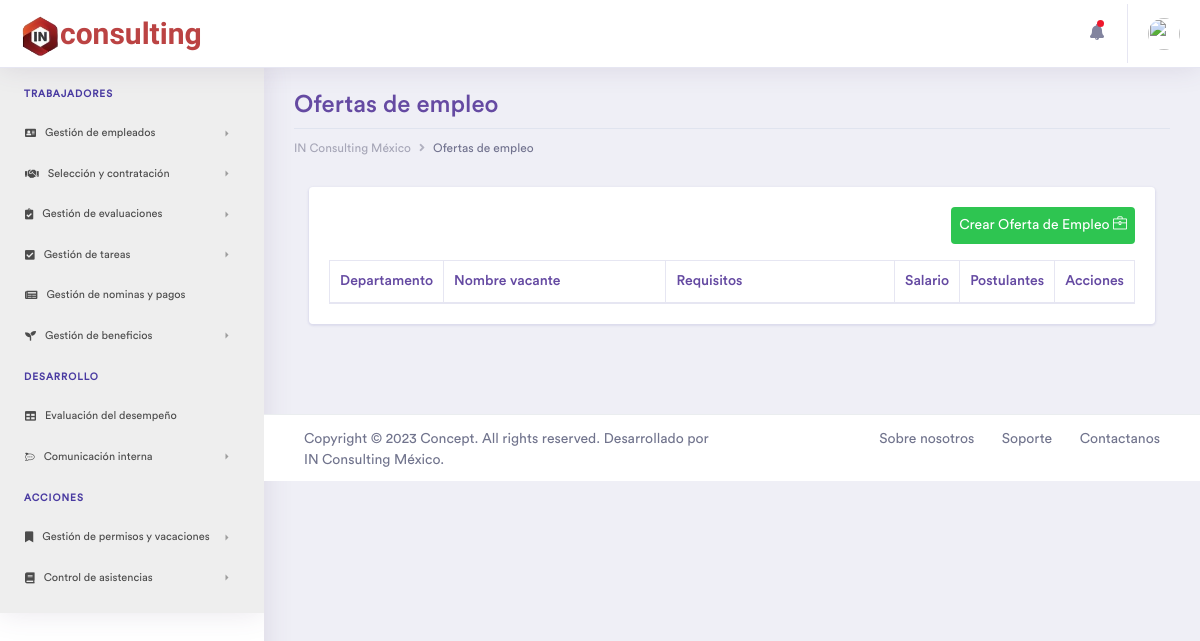
Before: /Vacantes with the older database file.
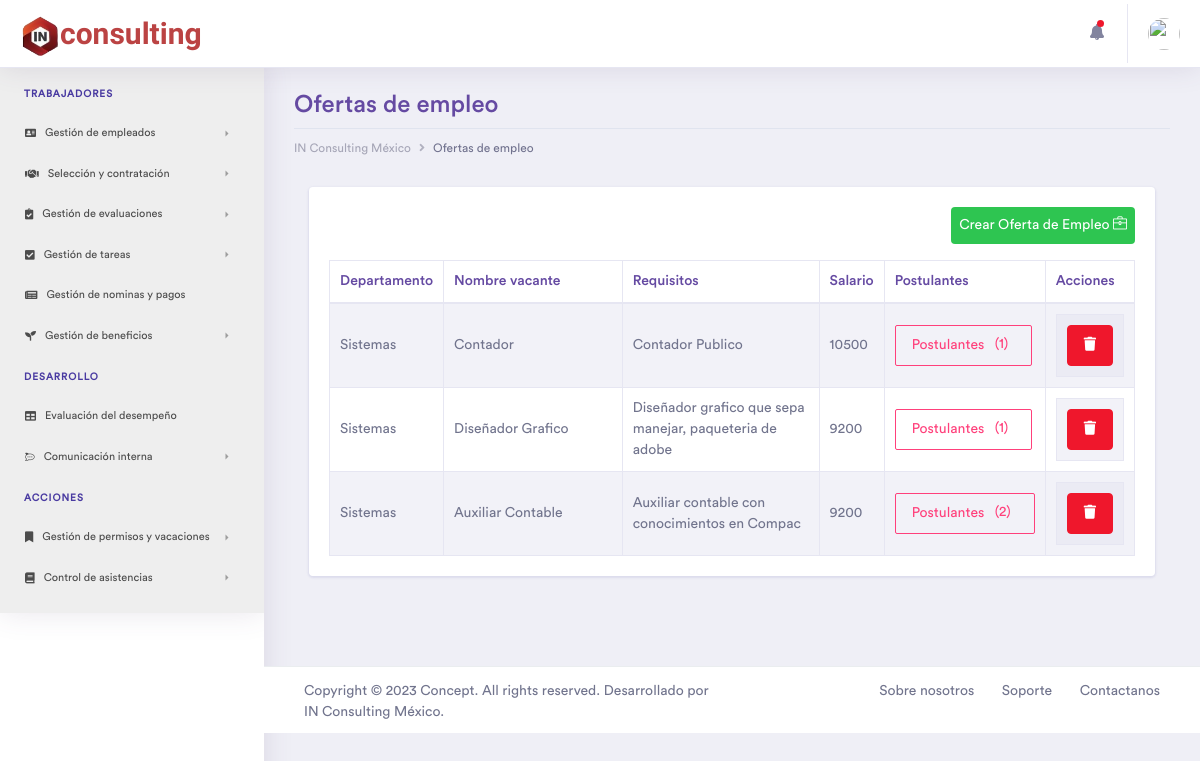
After: the same page with the newer database file.
### tables this page shows
CREATE TABLE `vacantes` (
  `idVacantes` int(11) NOT NULL,
  `nameVacante` varchar(45) NOT NULL,
  `salarioVacante` float NOT NULL,
  `requisitos` varchar(255) NOT NULL,
  `Empleados_idEmpleados` int(11) DEFAULT NULL,
  `Departamentos_idDepartamentos` int(11) NOT NULL,
  `status` int(11) NOT NULL DEFAULT 1
);

CREATE TABLE `departamentos` (
  `idDepartamentos` int(11) NOT NULL,
  `nameDepto` varchar(45) NOT NULL,
  `Empleados_idEmpleados` int(11) DEFAULT NULL,
  `status` int(11) NOT NULL DEFAULT 1
);

### controller/plantilla.controlador.php (called while the page is built)
<?php
Class ControladorPlantilla{
	public function ctrTraerPlantilla(){
		include "view/plantilla.php";
	}
}

### index.php (called while the page is built)
<?php
require_once "controller/plantilla.controlador.php";
require_once "controller/formularios.controlador.php";
require_once "model/formularios.modelo.php";
$plantilla = new ControladorPlantilla();
$plantilla -> ctrTraerPlantilla();

### controller/formularios.controlador.php (called while the page is built, shortened)
<?php
class ControladorFormularios{
	static public function ctrVerVacantes($item, $valor){
		$tabla = "vacantes";
		$respuesta = ModeloFormularios::mdlVerTabla($tabla, $item, $valor);
		return $respuesta;
	}
	static public function ctrSumaPostulantes($item, $valor){
		$tabla = "suma";
		$respuesta = ModeloFormularios::mdlVerPostulantes($tabla, $item, $valor);
		return $respuesta;
	}
}

### model/conexion.php (called while the page is built)
<?php
class Conexion{
  static public function conectar(){
    $link = new PDO("mysql:host=localhost;dbname=inrh",
                  "root",
                  "");
    $link->exec("set names utf8");
    return $link;
  }
}

### model/formularios.modelo.php (called while the page is built, shortened)
<?php
require_once "conexion.php";
class ModeloFormularios{
	static public function mdlVerTabla($tabla, $item, $valor){
		if ($item == null && $valor == null) {
			if ($tabla == "puesto") {
				$sql = "SELECT * FROM $tabla
				JOIN empleados ON empleados.idEmpleados = $tabla.Empleados_idEmpleados
				JOIN departamentos ON $tabla.Departamentos_idDepartamentos = departamentos.idDepartamentos
				WHERE $tabla.status = 1;";
			}elseif ($tabla == "vacantes") {
				$sql = "SELECT * FROM $tabla
				JOIN departamentos ON $tabla.Departamentos_idDepartamentos = departamentos.idDepartamentos
				WHERE $tabla.status = 1;";
			}
			$stmt = Conexion::conectar()->prepare($sql);
			$stmt->execute();
			return $stmt -> fetchAll();
		}else{
			$sql = "SELECT * FROM $tabla WHERE $item = :$item";
			$stmt = Conexion::conectar()->prepare($sql);
			$stmt->bindParam(":".$item, $valor, PDO::PARAM_STR);
			$stmt->execute();
			return $stmt -> fetch();
		}
	}
	static public function mdlVerPostulantes($tabla, $item, $valor){
		if ($item == null && $valor == null) {
			$sql = "SELECT * FROM $tabla
			JOIN Vacantes ON $tabla.Vacantes_idVacantes = Vacantes.idVacantes
			WHERE $tabla.status = 1;";
			$stmt = Conexion::conectar()->prepare($sql);
			$stmt->execute();
			return $stmt -> fetchAll();
		}elseif ($tabla == "suma") {
			$sql = "SELECT SUM(1) FROM postulantes WHERE statusPostulante = 1 AND $item = :$item;";
			$stmt = Conexion::conectar()->prepare($sql);
			$stmt->bindParam(":".$item, $valor, PDO::PARAM_STR);
			$stmt->execute();
			return $stmt -> fetch();
		}elseif ($item == "Vacantes_idVacantes") {
			$sql = "SELECT * FROM $tabla WHERE statusPostulante = 1 AND $item = :$item;";
			$stmt = Conexion::conectar()->prepare($sql);
			$stmt->bindParam(":".$item, $valor, PDO::PARAM_STR);
			$stmt->execute();
			return $stmt -> fetchAll();
		}else{
			$sql = "SELECT * FROM $tabla WHERE $item = :$item";
			$stmt = Conexion::conectar()->prepare($sql);
			$stmt->bindParam(":".$item, $valor, PDO::PARAM_STR);
			$stmt->execute();
			return $stmt -> fetch();
		}
	}
}

### view/pages/Vacantes.php (the view, shortened to what this page needs)
<?php $vacantes = ControladorFormularios::ctrVerVacantes(null, null);
?>
<div class="container-fluid dashboard-content ">
	<div class="row">
		<div class="col-xl-12 col-lg-12 col-md-12 col-sm-12 col-12">
			<div class="page-header">
				<h2 class="pageheader-title">Ofertas de empleo</h2>
				<div class="page-breadcrumb">
					<nav aria-label="breadcrumb">
						<ol class="breadcrumb">
							<li class="breadcrumb-item"><a href="Inicio" class="breadcrumb-link">IN Consulting México</a></li>
							<li class="breadcrumb-item active" aria-current="page">Ofertas de empleo</li>
						</ol>
					</nav>
				</div>
			</div>
		</div>
	</div>
	<div class="ecommerce-widget">
		<div class="col-xl-12 col-lg-12 col-md-12 col-sm-12 col-12">
			<div class="card">
				<div class="card-body">
					<a href="Vacantes-CrearVacante" class="btb btn-success p-2 rounded mb-3 float-right animacion">
						Crear Oferta de Empleo <i class="icon-briefcase"></i>
					</a>
					<div class="table-responsive">
						<table id="Oferta-trabajo" class="table table-striped table-bordered first" style="width:100%">
							<thead>
								<tr>
									<th>Departamento</th>
									<th width="43%">Nombre vacante</th>
									<th width="43%">Requisitos</th>
									<th>Salario</th>
									<th>Postulantes</th>
									<th>Acciones</th>
								</tr>
							</thead>
							<tbody>
								<?php foreach ($vacantes as $key => $vacante): ?>
								<?php $suma = ControladorFormularios::ctrSumaPostulantes('Vacantes_idVacantes', $vacante['idVacantes']); ?>
									<tr>
										<td><?php echo $vacante['nameDepto'] ?></td>
										<td><?php echo $vacante['nameVacante'] ?></td>
										<td><?php echo $vacante['requisitos'] ?></td>
										<td><?php echo $vacante['salarioVacante'] ?></td>
										<td>
											<form action="Vacantes-Postulantes" method="POST">
												<button class="btn btn-outline-secondary" href="Vacantes-Postulantes">
													Postulantes <span class="badge">(<?php echo $suma[0] ?>)</span>
												</button>
											</form>
										</td>
										<td>
											<table>
												<tr>
													<td>
														<form method="POST" action="Vacantes-EliminarVacante">
															<button type="submit" class="btn btn-danger rounded btn-block"><i class="fas fa-trash"></i></button>
														</form>
													</td>
												</tr>
											</table>
										</td>
									</tr>
								<?php endforeach ?>
							</tbody>
						</table>
					</div>
				</div>
			</div>
		</div>
	</div>
</div>

### view/plantilla.php (shortened to what this page needs)
<!doctype html>
<html lang="es">
<head>
	<link rel="stylesheet" href="assets/vendor/bootstrap/css/bootstrap.min.css">
	<link href="assets/vendor/fonts/circular-std/style.css" rel="stylesheet">
	<link rel="stylesheet" href="assets/libs/css/style.css">
	<link rel="stylesheet" href="assets/vendor/fonts/fontawesome/css/fontawesome-all.css">
	<link rel="stylesheet" href="assets/vendor/charts/chartist-bundle/chartist.css">
	<link rel="stylesheet" href="assets/vendor/charts/morris-bundle/morris.css">
	<link rel="stylesheet" href="assets/vendor/fonts/material-design-iconic-font/css/materialdesignicons.min.css">
	<link rel="stylesheet" href="assets/vendor/charts/c3charts/c3.css">
	<link rel="stylesheet" href="assets/vendor/fonts/flag-icon-css/flag-icon.min.css">
	<link rel="stylesheet" type="text/css" href="assets/vendor/datatables/css/dataTables.bootstrap4.css">
	<link rel="stylesheet" type="text/css" href="assets/vendor/datatables/css/buttons.bootstrap4.css">
	<link rel="stylesheet" type="text/css" href="assets/vendor/datatables/css/select.bootstrap4.css">
	<link rel="stylesheet" type="text/css" href="assets/vendor/datatables/css/fixedHeader.bootstrap4.css">
    <link rel="stylesheet" href="assets/vendor/fonts/simple-line-icons/css/simple-line-icons.css">
    <link rel="stylesheet" href="assets/vendor/fonts/material-design-iconic-font/css/materialdesignicons.min.css">
    <link rel="stylesheet" href="assets/vendor/fonts/themify-icons/themify-icons.css">
</head>
<body>
	<?php
	if(isset($_GET["pagina"])){
		if($_GET["pagina"] == "Empleados" ||
			$_GET["pagina"] == "Inicio" ||
			$_GET["pagina"] == "RegistroEmpleados" ||
			$_GET["pagina"] == "InformacionLaboral" ||
			$_GET["pagina"] == "Formacion" ||
			$_GET["pagina"] == "HistorialLaboral" ||
			$_GET["pagina"] == "Departamento" ||
			$_GET["pagina"] == "CrearDepartamentos" ||
			$_GET["pagina"] == "Colaborador" ||
			$_GET["pagina"] == "Foto" ||
			$_GET["pagina"] == "Documento" ||
			$_GET["pagina"] == "EditarDepto" ||
			$_GET["pagina"] == "EliminarDepto" ||
			$_GET["pagina"] == "Puestos" ||
			$_GET["pagina"] == "CrearPuestos" ||
			$_GET["pagina"] == "Vacantes" ||
			$_GET["pagina"] == "Postulantes" ||
			$_GET["pagina"] == "somos"
		){
			echo '
		<div class="dashboard-main-wrapper">';
		include "pages/navs/navbar.php";
		include "pages/navs/sidenav.php";
		echo'
		<div class="dashboard-wrapper">
		<div class="dashboard-ecommerce">';
		include "pages/".$_GET["pagina"].".php";
	}else{
		include "pages/404-page.html";
	}
	}
	include "pages/navs/footer.php";
?>
</div>
</div>
</div>
</body>
</html>

### view/pages/navs/navbar.php (shortened to what this page needs)
<div class="dashboard-header">
	<nav class="navbar navbar-expand-lg bg-white fixed-top">
		<a class="navbar-brand rambla" href="Inicio"><img src="assets/images/logo.png" width="40px" height="auto">consulting</a>
		<div class="collapse navbar-collapse " id="navbarSupportedContent">
			<ul class="navbar-nav ml-auto navbar-right-top">
				<li class="nav-item dropdown notification">
					<a class="nav-link nav-icons" href="#" id="navbarDropdownMenuLink1" data-toggle="dropdown" aria-haspopup="true" aria-expanded="false"><i class="fas fa-fw fa-bell"></i> <span class="indicator"></span></a>
				</li>
				<li class="nav-item dropdown nav-user">
					<a class="nav-link nav-user-img" href="#" id="navbarDropdownMenuLink2" data-toggle="dropdown" aria-haspopup="true" aria-expanded="false"><img src="assets/images/avatar-1.jpg" alt="" class="user-avatar-md rounded-circle"></a>
				</li>
			</ul>
		</div>
	</nav>
</div>

### view/pages/navs/sidenav.php (shortened to what this page needs)
<div class="nav-left-sidebar">
	<div class="menu-list">
		<nav class="navbar navbar-expand-lg sidebar-dark">
			<div class="collapse navbar-collapse" id="navbarNav">
				<ul class="navbar-nav flex-column">
					<li class="nav-divider">
						Trabajadores
					</li>
					<li class="nav-item">
						<a class="nav-link" href="#" data-toggle="collapse" aria-expanded="false" data-target="#submenu-1" aria-controls="submenu-1"><i class="fas fa-address-card"></i>Gestión de empleados</a>
					</li>
					<li class="nav-item">
						<a class="nav-link" href="#" data-toggle="collapse" aria-expanded="false" data-target="#submenu-2" aria-controls="submenu-2"><i class="fas fa-handshake"></i>Selección y contratación</a>
					</li>
					<li class="nav-item">
						<a class="nav-link" href="#" data-toggle="collapse" aria-expanded="false" data-target="#submenu-3" aria-controls="submenu-3"><i class="fas fa-clipboard-check"></i> Gestión de evaluaciones</a>
					</li>
					<li class="nav-item">
						<a class="nav-link" href="#" data-toggle="collapse" aria-expanded="false" data-target="#submenu-4" aria-controls="submenu-4"><i class=" fas fa-check-square"></i>Gestión de tareas</a>
					</li>
					<li class="nav-item">
						<a class="nav-link" href="#"><i class="fas fa-newspaper"></i>Gestión de nominas y pagos</a>
					</li>
					<li class="nav-item">
						<a class="nav-link" href="#" data-toggle="collapse" aria-expanded="false" data-target="#submenu-6" aria-controls="submenu-6"><i class="fas fa-seedling"></i>Gestión de beneficios</a>
					</li>
					<li class="nav-divider">
						Desarrollo
					</li>
					<li class="nav-item">
						<a class="nav-link" href="Evaluación"><i class="fas fa-table"></i>Evaluación del desempeño</a>
					</li>
					<li class="nav-item">
						<a class="nav-link" href="#" data-toggle="collapse" aria-expanded="false" data-target="#submenu-8" aria-controls="submenu-8"><i class="fab fa-rocketchat"></i>Comunicación interna</a>
					</li>
					<li class="nav-divider">
						Acciones
					</li>
					<li class="nav-item">
						<a class="nav-link" href="#" data-toggle="collapse" aria-expanded="false" data-target="#submenu-10" aria-controls="submenu-10"><i class="fas fa-bookmark"></i>Gestión de permisos y vacaciones</a>
					</li>
					<li class="nav-item">
						<a class="nav-link" href="#" data-toggle="collapse" aria-expanded="false" data-target="#submenu-11" aria-controls="submenu-11"><i class="fas fa-book"></i>Control de asistencias</a>
					</li>
				</ul>
			</div>
		</nav>
	</div>
</div>

### view/pages/navs/footer.php
<div class="footer">
    <div class="container-fluid">
        <div class="row">
            <div class="col-xl-6 col-lg-6 col-md-6 col-sm-12 col-12">
                 Copyright © 2023 Concept. All rights reserved. Desarrollado por IN Consulting México.
            </div>
            <div class="col-xl-6 col-lg-6 col-md-6 col-sm-12 col-12">
                <div class="text-md-right footer-links d-none d-sm-block">
                    <a href="somos">Sobre nosotros</a>
                    <a href="javascript: void(0);">Soporte</a>
                    <a href="javascript: void(0);">Contactanos</a>
                </div>
            </div>
        </div>
    </div>
</div>

Changed rows visible on the page:
added vacantes: Departamentos_idDepartamentos.nameDepto "Sistemas", nameVacante "Contador", requisitos "Contador Publico", salarioVacante "10500", suma "1"
added vacantes: Departamentos_idDepartamentos.nameDepto "Sistemas", nameVacante "Diseñador Grafico", requisitos "Diseñador grafico que sepa manejar, paqueteria de adobe", salarioVacante "9200", suma "1"
added vacantes: Departamentos_idDepartamentos.nameDepto "Sistemas", nameVacante "Auxiliar Contable", requisitos "Auxiliar contable con conocimientos en Compac", salarioVacante "9200", suma "2"
